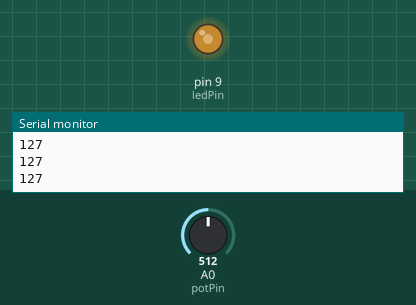
This sketch was run on a simulated Arduino Uno, built with avr-gcc and run on an emulated ATmega328P. Shown: output pins drawn as LEDs (lit = HIGH), the last lines printed to the serial monitor. Inputs (shaded band) come from the test bench; at power-on: A0 (potPin) = 512.

Above: at 1.2 s.
1.3 s: A0 (potPin) set to 716
At 2.2 s:
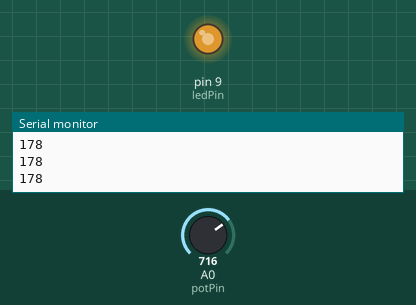
2.8 s: A0 (potPin) set to 900
At 3.6 s:
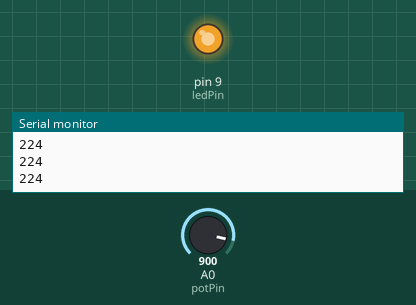
4.3 s: A0 (potPin) set to 122
At 4.9 s:
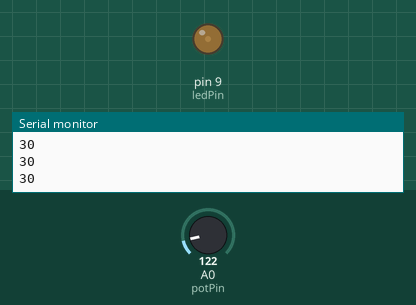
5.8 s: A0 (potPin) set to 0
At 6.2 s:
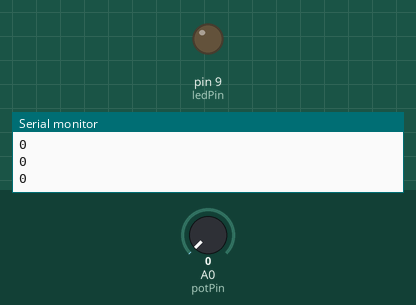
7.3 s: A0 (potPin) set to 511
At 8.7 s:
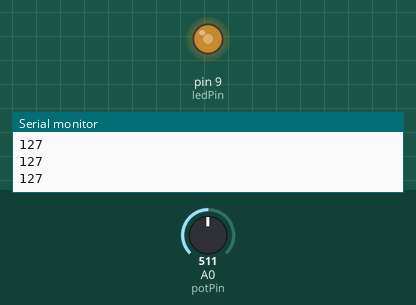
Timing chart, 0 to 9.8 s (numbered marks = the images above; inputs shaded):
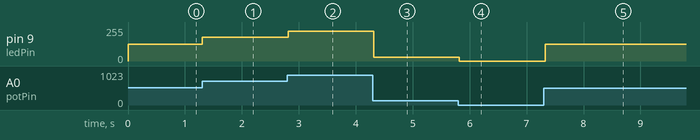

The sketch:

uno.ino
```cpp
int potPin = A0;     // pin potensiometer
int ledPin = 9;      // pin LED
int potValue = 0;    // nilai dari potensiometer
int ledValue = 0;    // nilai PWM untuk LED

void setup() {
  pinMode(ledPin, OUTPUT);
  Serial.begin(9600);  // untuk debug nilai
}

void loop() {
  potValue = analogRead(potPin);        // baca nilai 0–1023
  ledValue = map(potValue, 0, 1023, 0, 255); // ubah ke 0–255
  analogWrite(ledPin, ledValue);        // atur kecerahan LED
  Serial.println(ledValue);             // debug
  delay(100);
}
```

Measured:
- after the input at 1.3 s, pin 9 (ledPin): 127/255 → 178/255 at once
- after the input at 2.8 s, pin 9 (ledPin): 178/255 → 224/255 at once
- after the input at 4.3 s, pin 9 (ledPin): 224/255 → 30/255 at once
- after the input at 5.8 s, pin 9 (ledPin): 30/255 → 0/255 at once
- after the input at 7.3 s, pin 9 (ledPin): 0/255 → 127/255 at once
